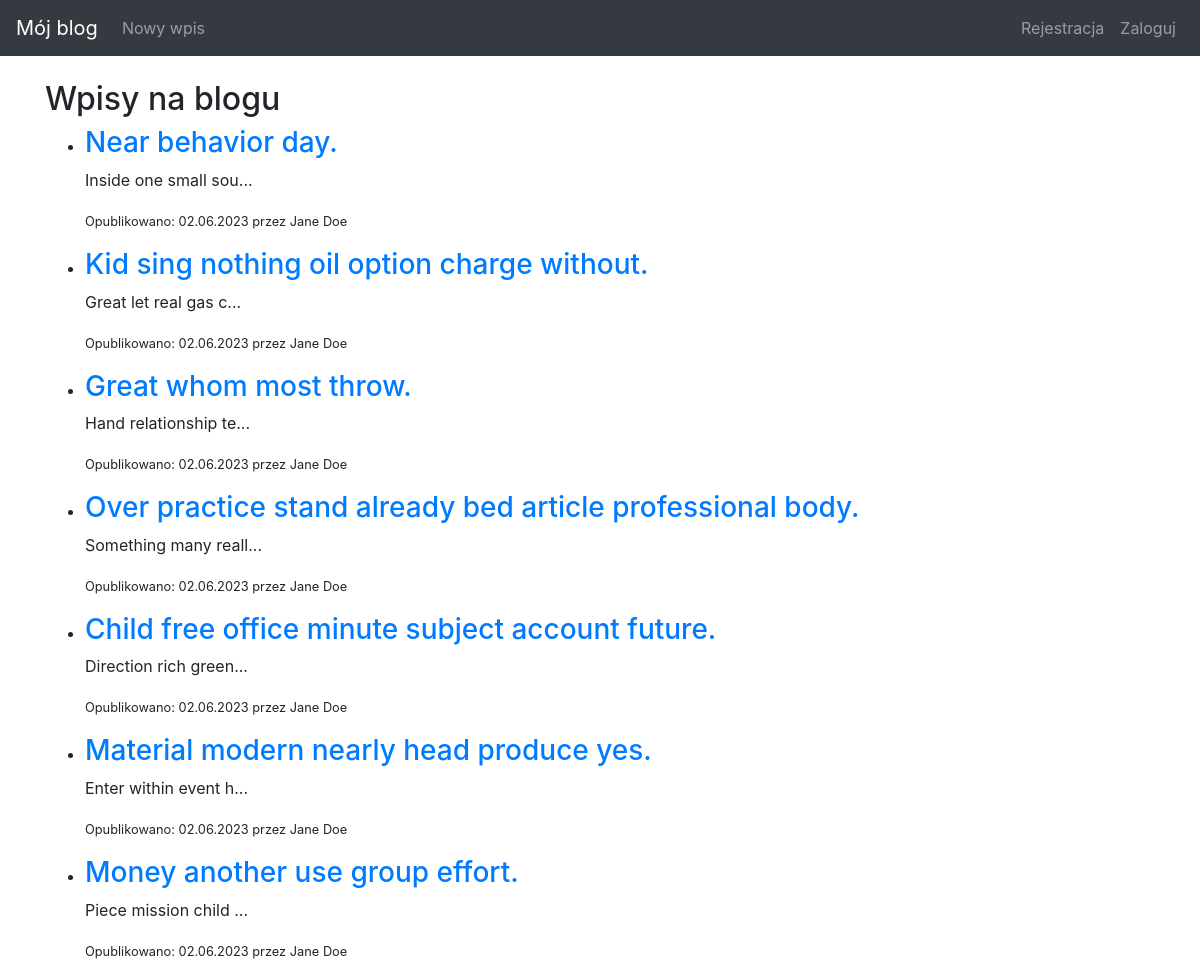
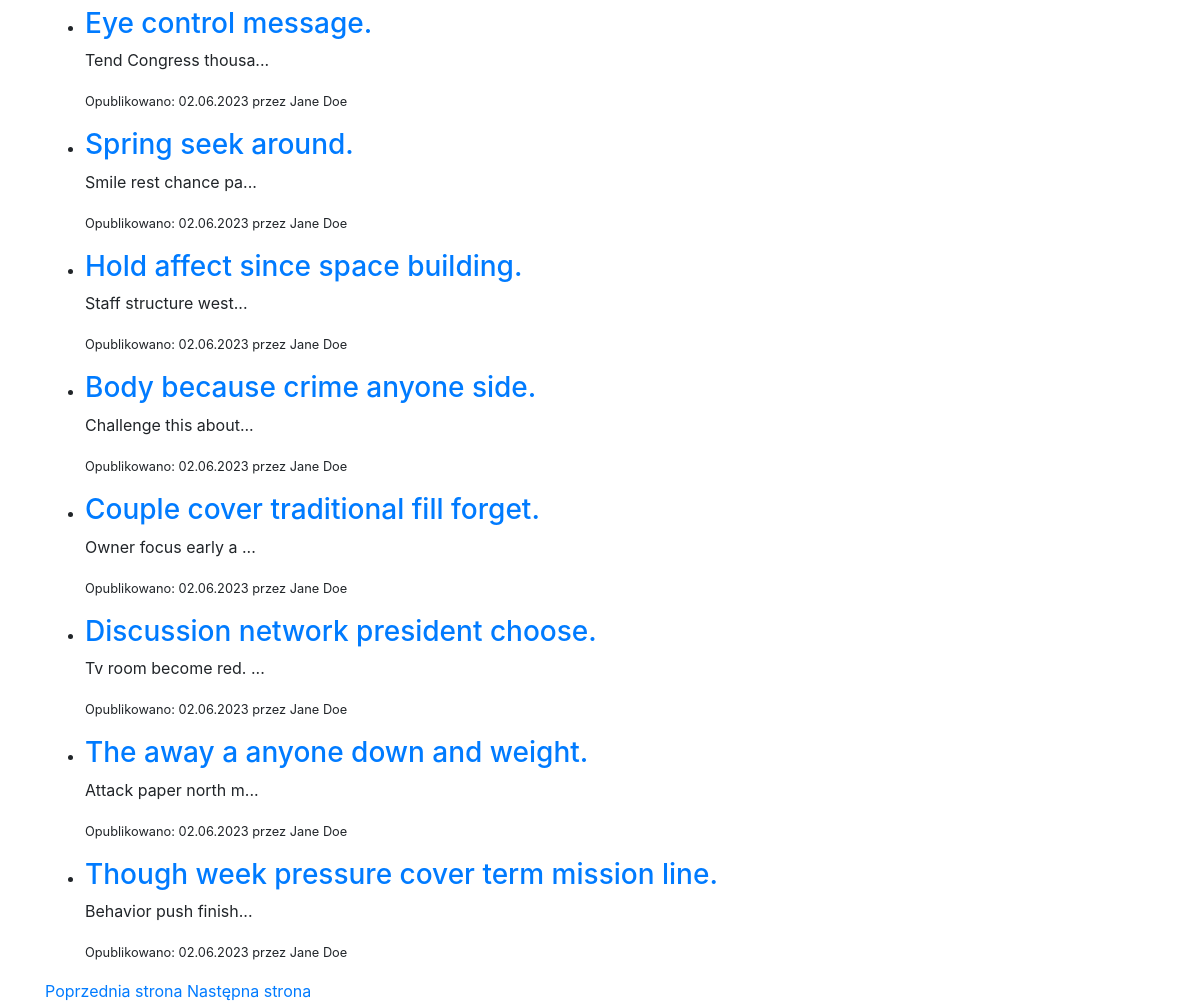
/page/4, run on the app's committed database (2 pictures, top to bottom).
### blog/models.py (models this page shows, shortened)
class Entry(db.Model):
    id = db.Column(db.Integer, primary_key=True)
    title = db.Column(db.String(80), nullable=False)
    body = db.Column(db.Text, nullable=False)
    pub_date = db.Column(db.DateTime, nullable=False, default=datetime.datetime.utcnow)
    is_published = db.Column(db.Boolean, default=False)
    user_id = db.Column(db.Integer, db.ForeignKey('user.id'))
    author = db.relationship('User', backref='posts')
    def get_absolute_url(self):
        return url_for('entry_detail', entry_id=self.id)

class User(UserMixin, db.Model):
    id = db.Column(db.Integer, primary_key=True)
    name = db.Column(db.String(50), nullable=False)
    email = db.Column(db.String(120), unique=True, nullable=False)
    password_hash = db.Column(db.String(128))
    reset_password_token = db.Column(db.String(128))

### blog/routes.py (the view)
@app.route('/', defaults={'page': 1})
@app.route('/page/<int:page>')
def index(page):
    PER_PAGE = 15
    entries = Entry.query.order_by(Entry.pub_date.desc()).paginate(page=page, per_page=PER_PAGE, error_out=False)
    return render_template('entries.html', entries=entries)

### blog/templates/entries.html
{% extends "base.html" %}
{% block content %}
<h2>Wpisy na blogu</h2>
<ul>
{% for entry in entries.items %}
    <li>
        {% if entry.is_published %}
            <h3><a href="{{ entry.get_absolute_url() }}">{{ entry.title }}</a></h3>
            <p>{{ entry.body[:20] }}{% if entry.body|length > 20 %}...{% endif %}</p>
            <p><small>Opublikowano: {{ entry.pub_date.strftime('%d.%m.%Y') }} przez {{ entry.author.name }}</small></p>
            {% else %}
            <h3><a href="{{ entry.get_absolute_url() }}">{{ entry.title }}</a></h3>
            <p><small>Wpis czeka na publikację</small></p>
            {% endif %}
    </li>
{% endfor %}
</ul>
<div>
{% if entries.has_prev %}
    <a href="{{ url_for('index', page=entries.prev_num) }}">Poprzednia strona</a>
{% endif %}
{% if entries.has_next %}
    <a href="{{ url_for('index', page=entries.next_num) }}">Następna strona</a>
{% endif %}
</div>
{% endblock %}

### blog/templates/base.html (style rules this page uses)
body { padding-top: 5rem; }

### data on the page
Entry: title "Near behavior day.", body "Inside one small sou", pub_date "02.06.2023", author.name "Jane Doe"
Entry: title "Kid sing nothing oil option charge without.", body "Great let real gas c", pub_date "02.06.2023", author.name "Jane Doe"
Entry: title "Great whom most throw.", body "Hand relationship te", pub_date "02.06.2023", author.name "Jane Doe"
Entry: title "Over practice stand already bed article professional body.", body "Something many reall", pub_date "02.06.2023", author.name "Jane Doe"
Entry: title "Child free office minute subject account future.", body "Direction rich green", pub_date "02.06.2023", author.name "Jane Doe"
Entry: title "Material modern nearly head produce yes.", body "Enter within event h", pub_date "02.06.2023", author.name "Jane Doe"
Entry: title "Money another use group effort.", body "Piece mission child", pub_date "02.06.2023", author.name "Jane Doe"
Entry: title "Eye control message.", body "Tend Congress thousa", pub_date "02.06.2023", author.name "Jane Doe"
Entry: title "Spring seek around.", body "Smile rest chance pa", pub_date "02.06.2023", author.name "Jane Doe"
Entry: title "Hold affect since space building.", body "Staff structure west", pub_date "02.06.2023", author.name "Jane Doe"
Entry: title "Body because crime anyone side.", body "Challenge this about", pub_date "02.06.2023", author.name "Jane Doe"
Entry: title "Couple cover traditional fill forget.", body "Owner focus early a", pub_date "02.06.2023", author.name "Jane Doe"
Entry: title "Discussion network president choose.", body "Tv room become red.", pub_date "02.06.2023", author.name "Jane Doe"
Entry: title "The away a anyone down and weight.", body "Attack paper north m", pub_date "02.06.2023", author.name "Jane Doe"
Entry: title "Though week pressure cover term mission line.", body "Behavior push finish", pub_date "02.06.2023", author.name "Jane Doe"
